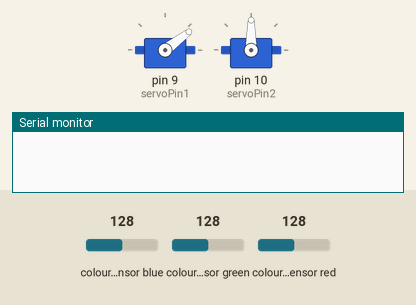
Simulated run of this sketch. Board: Arduino Uno, built with avr-gcc and run on an emulated ATmega328P. Parts: 2 × servo, the last lines printed to the serial monitor. Wiring (inferred from the names in the program): TCS3200 colour sensor: output pin 8; S2 pin 7; S3 pin 6; S0 pin 4; S1 pin 5. The inputs (shaded band) are chosen by the test bench; at power-on: colour sensor red 128, colour sensor green 128, colour sensor blue 128.

Above: at 1.2 s.
1.3 s: colour sensor red set to 80
4.3 s: colour sensor red set to 73
At 7.1 s:
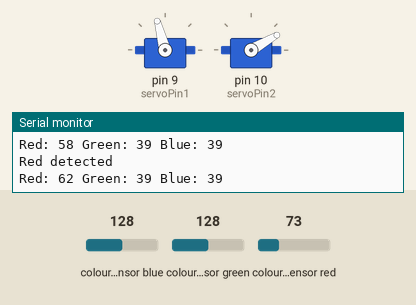
7.3 s: colour sensor green set to 47
10.3 s: colour sensor green set to 40
At 11.8 s:
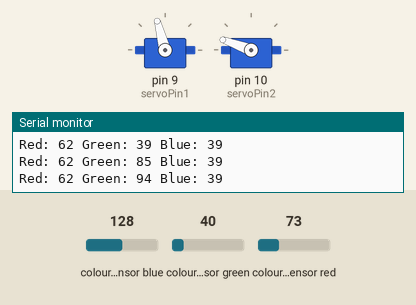
13.3 s: colour sensor green set to 64
At 16.1 s:
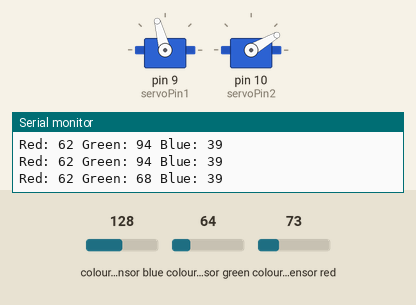
16.3 s: colour sensor green set to 5
At 19.2 s:
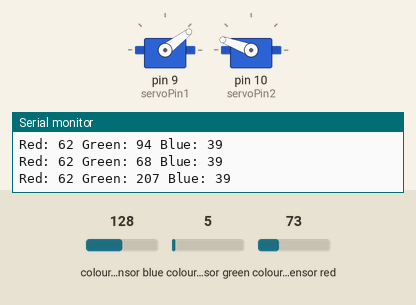
Timing chart, 0 to 20.3 s (numbered marks = the images above; inputs shaded):
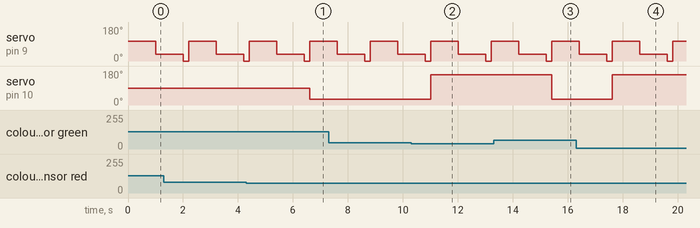

The sketch:

Color_sorting_Machine.ino
```cpp
#include <Servo.h>

Servo servo1;  // create servo object to control the first servo
Servo servo2;  // create servo object to control the second servo

const int servoPin1 = 9;
const int servoPin2 = 10;

// Color sensor pins
const int S0 = 4;
const int S1 = 5;
const int S2 = 7;
const int S3 = 6;
const int sensorOut = 8;


void setup() {
  servo1.attach(servoPin1);  // attach first servo
  servo2.attach(servoPin2);
  servo1.write(90);
  servo2.write(90);  // attach second servo

  pinMode(S0, OUTPUT);
  pinMode(S1, OUTPUT);
  pinMode(S2, OUTPUT);
  pinMode(S3, OUTPUT);
  pinMode(sensorOut, INPUT);

  digitalWrite(S0, HIGH);
  digitalWrite(S1, LOW);

  Serial.begin(9600);  // initialize serial communication
}

void loop() {
  // Move servos to 90 degrees

  servo1.write(105);
  delay(1000);

  // Move servos to 130 degrees
  servo1.write(37);
  delay(1000);

  // Detect color
  int red = getColorReading(LOW, LOW);
  int green = getColorReading(HIGH, HIGH);
  int blue = getColorReading(LOW, HIGH);


  Serial.print("Red: ");
  Serial.print(red);
  Serial.print(" Green: ");
  Serial.print(green);
  Serial.print(" Blue: ");
  Serial.println(blue);

  // Move servos to 180 degrees if a specific color is detected
  if (red < 60 ) {
    servo1.write(0);
    delay(200);
    servo2.write(90);  // Move servos to 180 degrees for red
    Serial.println("Red detected");
  } else if (green <90) {
    servo1.write(0);
    delay(200);
    servo2.write(30);  // Move servos to 180 degrees for green

  } else if (blue < 85) {
    servo1.write(0);
    delay(200);
    servo2.write(160);  // Move servos to 180 degrees for orange

  } else {
    servo1.write(0);
    delay(200);  // Default position if no specific color detected

  }


}

int getColorReading(int S2State, int S3State) {
  digitalWrite(S2, S2State);
  digitalWrite(S3, S3State);
  return pulseIn(sensorOut, LOW);
}
```

Measured:
- the behaviour switches between 77 and 76 on colour sensor red (found by bisection; images 0 and 1)
- the behaviour switches between 44 and 43 on colour sensor green (found by bisection; images 1 and 2)
- after the input at 4.3 s, servo on pin 10 (servoPin2): 90° → 30° after 2.3 s
- after the input at 10.3 s, servo on pin 10 (servoPin2): 30° → 160° after 0.71 s
- after the input at 13.3 s, servo on pin 10 (servoPin2): 160° → 30° after 2.1 s
- after the input at 16.3 s, servo on pin 10 (servoPin2): 30° → 160° after 1.3 s
